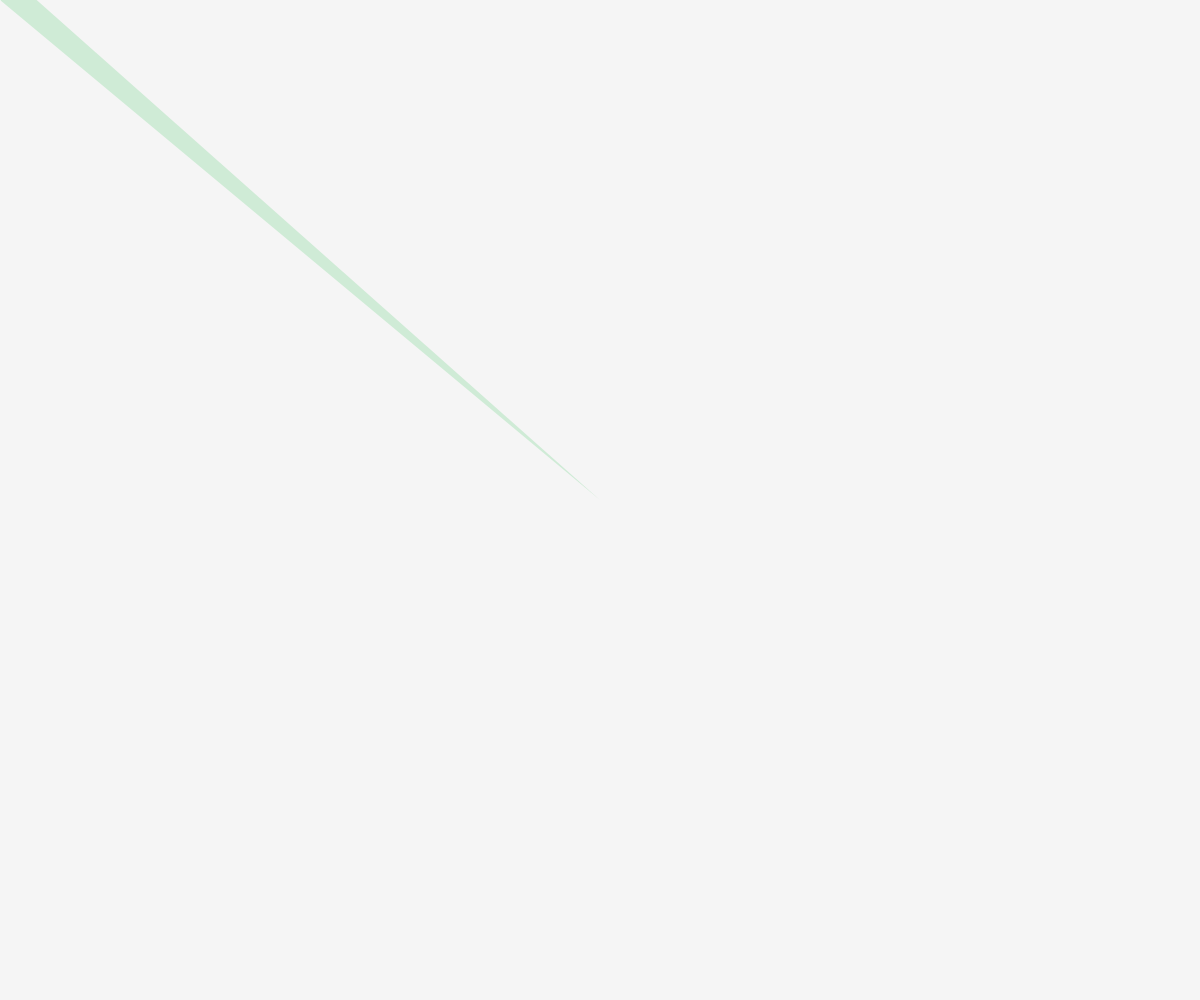
Frame 1 (no input)
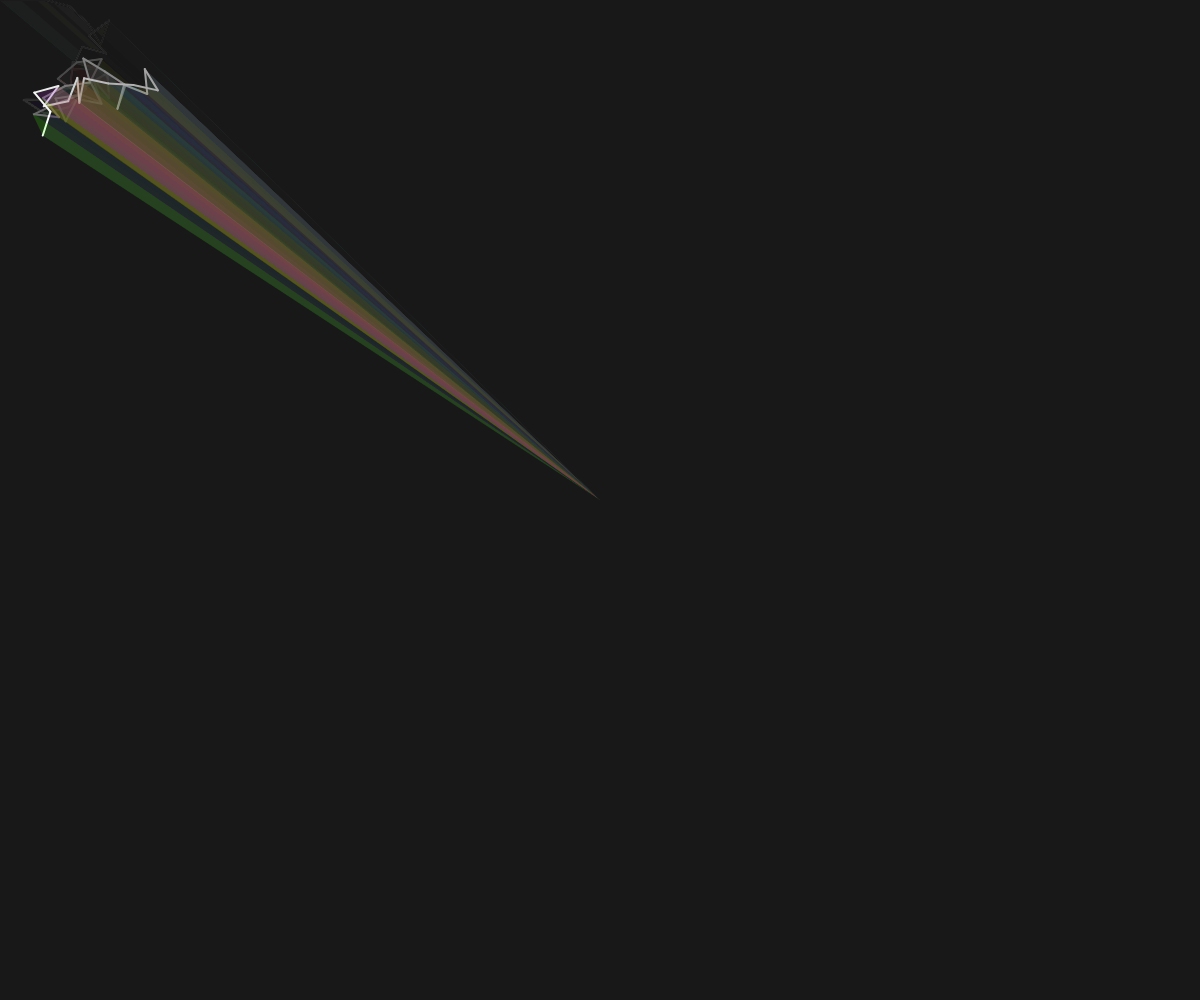
Frame 60 (no input)
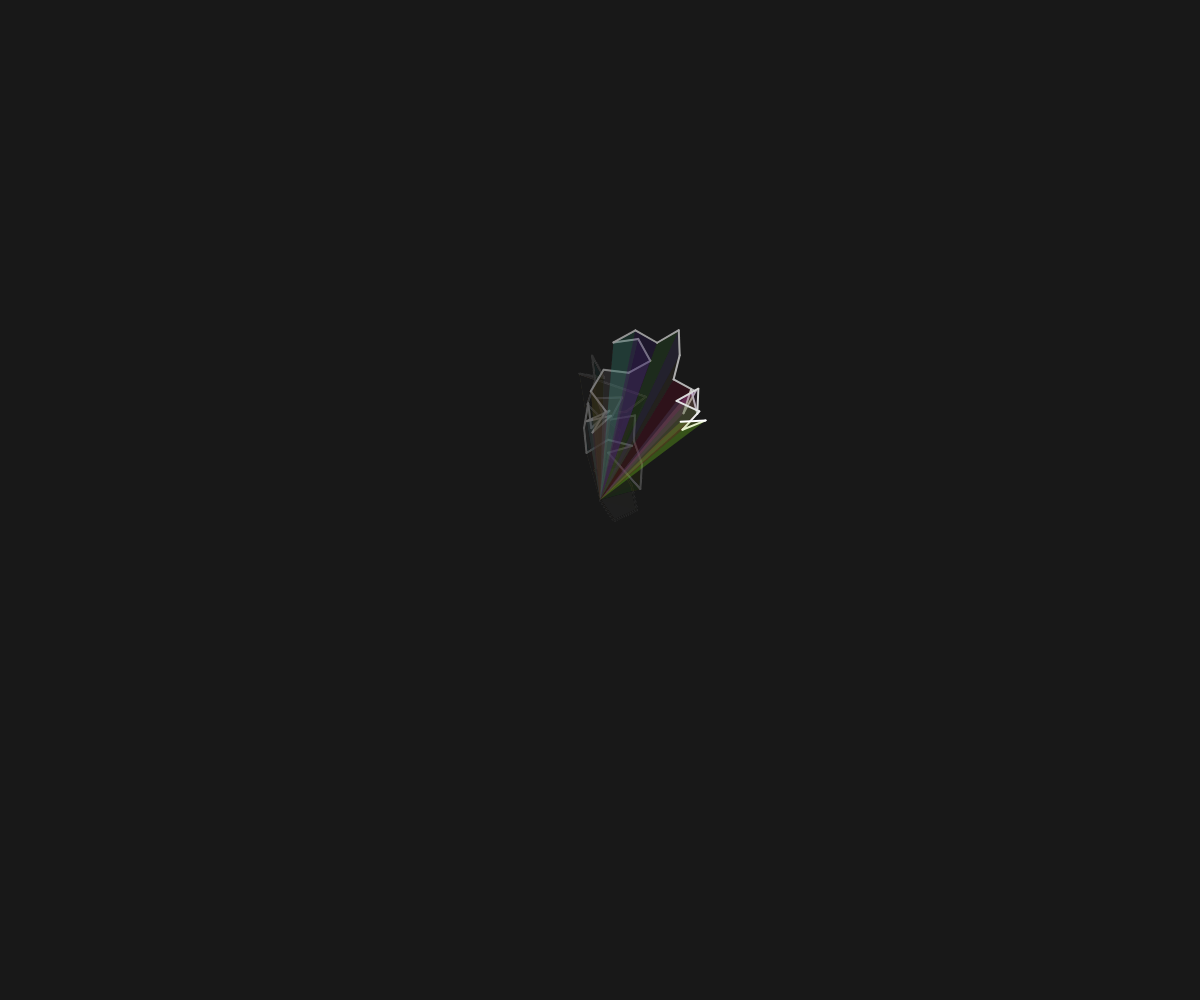
Frame 120 (the mouse pressed at the canvas centre since frame 60)

The p5.js sketch that drew these frames (run headless with seeded random() and noise() and a simulated clock; from frame 60 on, the mouse is pressed at the canvas centre):

// p5.js sketch
// ── sketch.js

var pos;
var prev;

function setup() {
  createCanvas(windowWidth, windowHeight);

  pos = createVector(mouseX, mouseY);
  prev = pos.copy();
  console.log(pos);
}

function draw() {
  pos.x = constrain(pos.x, 0, windowWidth);
  pos.y = constrain(pos.y, 0, windowHeight);
  background(0,10);
  stroke(255);
  strokeWeight(2);
  noFill();
  line(pos.x, pos.y, prev.x, prev.y);
  stroke(255);
  prev.set(pos);

  var step = p5.Vector.random2D();

  var r = random(100);
  if (r < 1) {
    step.mult(random(45, 100));
  } else {
    step.setMag(25);
  }

  //pos = pos + step;
  pos.add(step);

  var d = int(dist(pos.x, pos.y, prev.x, prev.y));
  if (d>5){
    fill(random(255),random(255),random(255),50);
    noStroke();
    triangle(pos.x, pos.y, prev.x, prev.y,windowWidth/2, windowHeight/2);
  }

}

function mousePressed(){
  setup();
}

function windowResized() {
  resizeCanvas(windowWidth, windowHeight);
}
